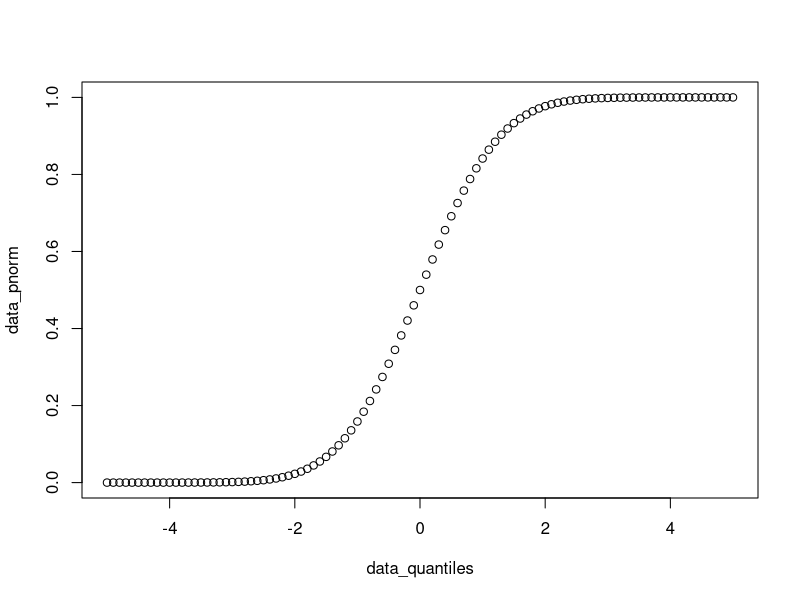
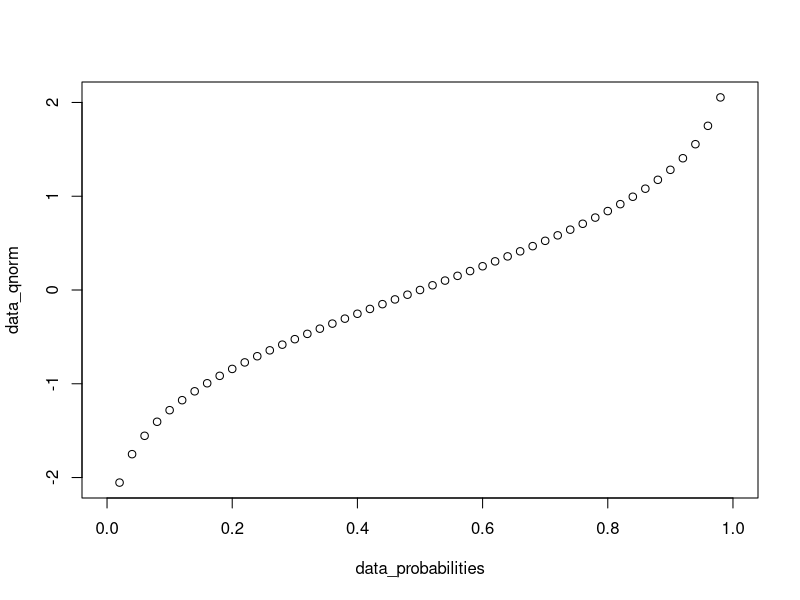
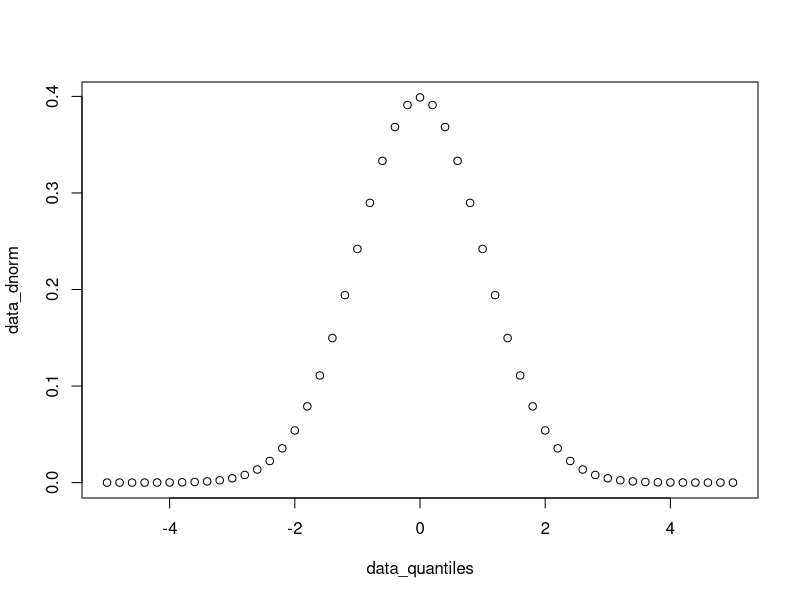
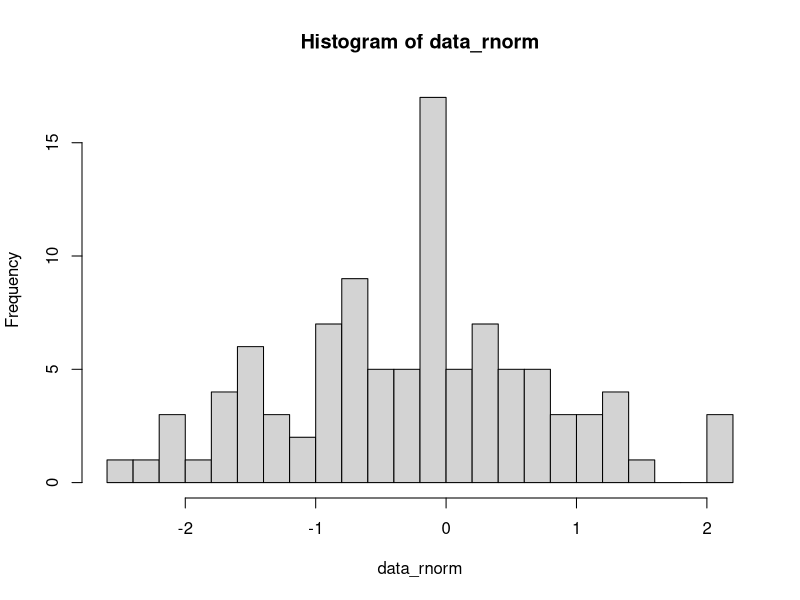
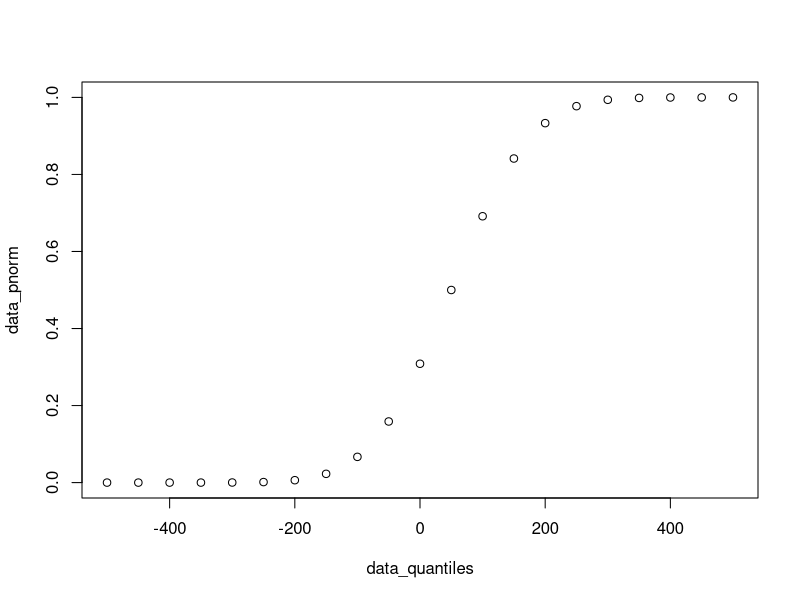
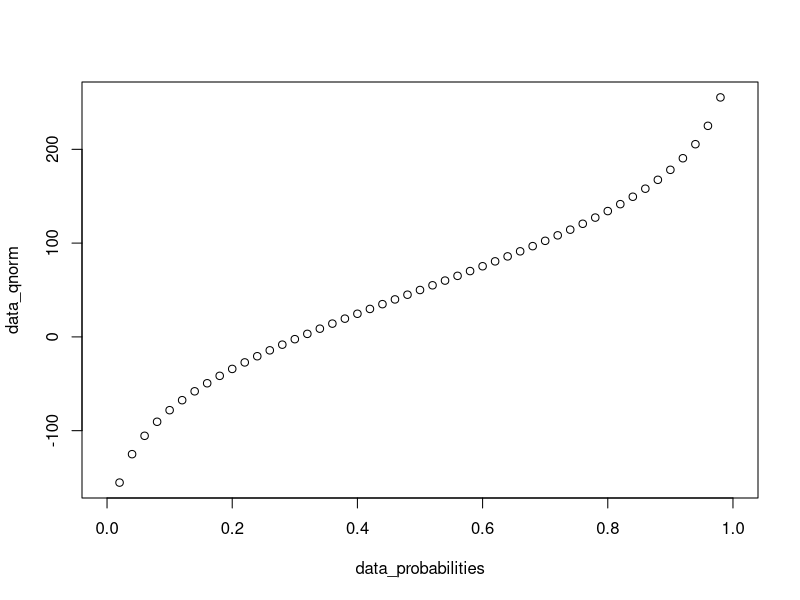
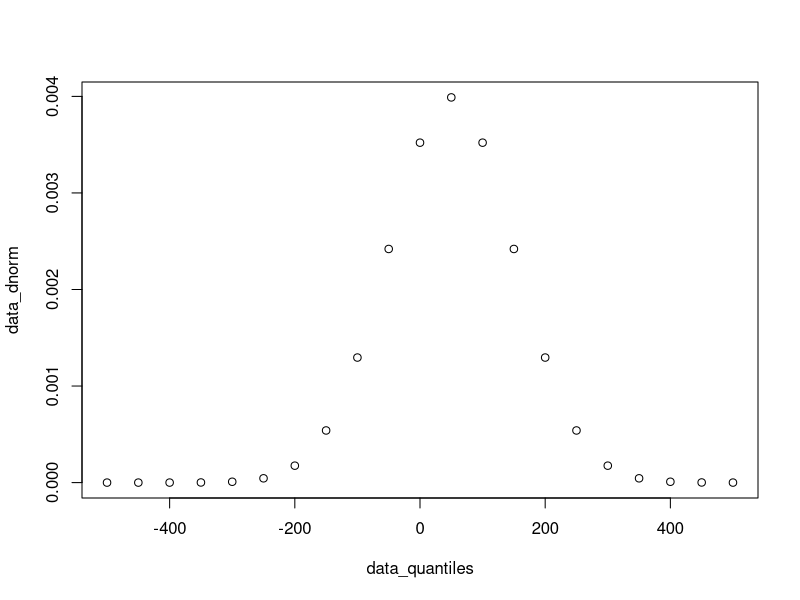
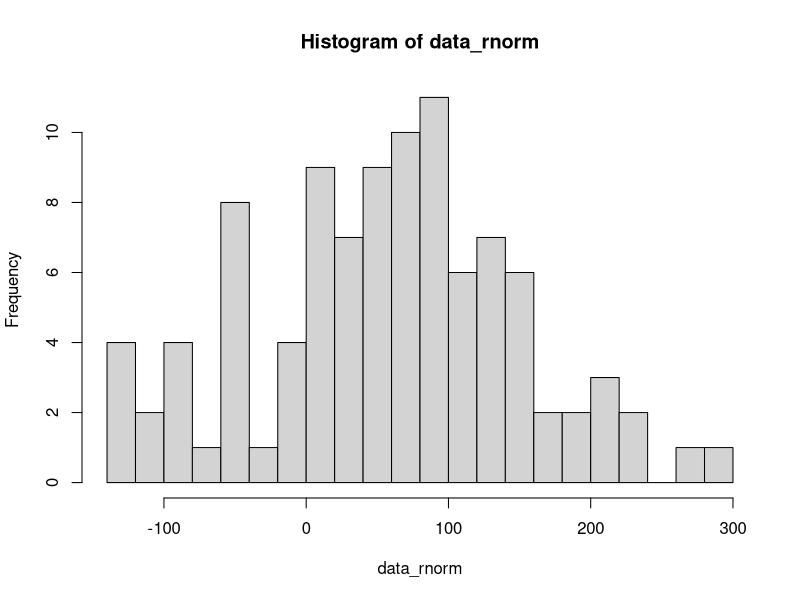

Write R code to recreate these figures, in order. (Note: this script raises an error after producing the figures.)
## ---- chunk 1
#| label: setup
#| include: false
knitr::opts_chunk$set(echo = TRUE)
## ---- chunk 2
data_quantiles <- seq(-5, 5, 0.1)
head(data_quantiles)
## ---- chunk 3
data_pnorm <- pnorm(q = data_quantiles) 
head(data_pnorm)
## ---- chunk 4
plot(data_quantiles, data_pnorm)
## ---- chunk 5
data_probabilities <- seq(from = 0, to = 1, by = 0.02)
head(data_probabilities)
## ---- chunk 6
data_qnorm <- qnorm(p = data_probabilities) 
head(data_qnorm)
## ---- chunk 7
plot(data_probabilities, data_qnorm)
## ---- chunk 8
data_quantiles <- seq(-5, 5, 0.2)
head(data_quantiles)
## ---- chunk 9
data_dnorm <- dnorm(x = data_quantiles) 
head(data_dnorm)
## ---- chunk 10
plot(data_quantiles, data_dnorm)
## ---- chunk 11
data_rnorm <- rnorm(n = 100)
head(data_rnorm)
## ---- chunk 12
hist(data_rnorm, breaks = 20)
## ---- chunk 13
data_quantiles <- seq(-500, 500, 50)
head(data_quantiles)
## ---- chunk 14
data_pnorm <- pnorm(q = data_quantiles, mean = 50, sd = 100)
head(data_pnorm)
## ---- chunk 15
plot(data_quantiles, data_pnorm)
## ---- chunk 16
data_probabilities <- seq(from = 0, to = 1, by = 0.02)
head(data_probabilities)
## ---- chunk 17
data_qnorm <- qnorm(p = data_probabilities, mean = 50, sd = 100) 
head(data_qnorm)
## ---- chunk 18
plot(data_probabilities, data_qnorm)
## ---- chunk 19
data_quantiles <- seq(-500, 500, 50)
head(data_quantiles)
## ---- chunk 20
data_dnorm <- dnorm(x = data_quantiles, mean = 50, sd = 100) 
head(data_dnorm)
## ---- chunk 21
plot(data_quantiles, data_dnorm)
## ---- chunk 22
data_rnorm <- rnorm(n = 100, mean = 50, sd = 100)
head(data_rnorm)
## ---- chunk 23
hist(data_rnorm, breaks = 20)
## ---- chunk 24
data_quantiles <- seq(0, 50, 1)
head(data_quantiles)
## ---- chunk 25
data_pbinom <- pbinom(q = data_quantiles, size = 50, prob = 0.1)
head(data_pbinom)
## ---- chunk 26
plot(data_quantiles, data_pbinom)
## ---- chunk 27
data_probabilities <- seq(from = 0, to = 1, by = 0.02)
head(data_probabilities)
## ---- chunk 28
data_qbinom <- qbinom(p = data_probabilities, size = 50, prob = 0.1)
head(data_qbinom)
## ---- chunk 29
plot(data_probabilities, data_qbinom)
## ---- chunk 30
data_quantiles <- seq(0, 50, 1)
head(data_quantiles)
## ---- chunk 31
data_dbinom <- dbinom(x = data_quantiles, size = 50, prob = 0.1)
head(data_dbinom)
## ---- chunk 32
plot(data_quantiles, data_dbinom)
## ---- chunk 33
data_rbinom <- rbinom(n = 100, size = 50, prob = 0.1)
head(data_rbinom)
## ---- chunk 34
hist(data_rbinom, breaks = 20)
## ---- chunk 35
data_rnorm <- rnorm(n = 1000, mean = 50, sd = 100)
quantile(data_rnorm, probs = seq(0, 1, 0.1))
## ---- chunk 36
plot(
  seq(0, 1, 0.1),
  quantile(data_rnorm, probs = seq(0, 1, 0.1))
)
## ---- chunk 37
set.seed(1)
x <- rnorm(n = 1000, mean = 0, sd = 1)
y <- rnorm(n = 2000, mean = 1, sd = 1)
## ---- chunk 38
#| fig-height: 7
par(mfrow = c(2, 1))
hist(x, breaks = 30)
hist(y, breaks = 30)
par(mfrow = c(1, 1 ))
## ---- chunk 39
t.test(x, y)
## ---- chunk 40
t.test(y, x)
## ---- chunk 41
set.seed(1)
n_sample <- 10
x <- runif(n = n_sample, min = 10, max = 20)
y <- x + 2 + rnorm(n = n_sample, mean = 0, sd = 1)
## ---- chunk 42
mean(y - x)
## ---- chunk 43
t.test(x, y, paired = TRUE)
## ---- chunk 44
set.seed(1)
x <- runif(n = 10, min = 1, max = 11)
y <- runif(n = 5, min = 3, max = 13)
## ---- chunk 45
wilcox.test(x, y)
## ---- chunk 46
wilcox.test(x, y, alternative = "less")
## ---- chunk 47
set.seed(1)
n_sample <- 1000
x1 <- rnorm(n = n_sample, mean = 10, sd = 2)
x2 <- x1 + 5 + rnorm(n = n_sample, mean = 0, sd = 1)
x3 <- x2 + 0 + rnorm(n = n_sample, mean = 0, sd = 0.5)
data_aov <- data.frame(
  value = c(x1, x2, x3),
  group = c(
    rep("x1", length(x1)),
    rep("x2", length(x2)),
    rep("x3", length(x3))
  )
)
head(data_aov)
## ---- chunk 48
aov_result <- aov(value ~ group, data_aov)
aov_result
## ---- chunk 49
summary(aov_result)
## ---- chunk 50
data_fisher <- matrix(
  data = c(12, 4, 3, 23),
  nrow = 2, ncol = 2,
  dimnames = list(
    c("DE", "Not DE"),
    c("In pathway", "Not in pathway")
  )
)
data_fisher
## ---- chunk 51
fisher.test(data_fisher)
## ---- chunk 52
data_p_values <- runif(1E3, min = 0, max = 1)
data_p_adjusted <- p.adjust(data_p_values, method = "BH")
head(sort(data_p_adjusted))
## ---- chunk 53
#| fig-height: 7
par(mfrow = c(2, 1))
hist(data_p_values, xlim = c(0, 1), breaks = seq(0, 1, 0.05))
hist(data_p_adjusted, xlim = c(0, 1), breaks = seq(0, 1, 0.05))
par(mfrow = c(1, 1))
## ---- chunk 54

## ---- chunk 55
iris_features <- 
head(iris_features)
## ---- chunk 56
pca_iris <- prcomp( )
pca_iris
## ---- chunk 57

## ---- chunk 58

## ---- chunk 59
plot( )
## ---- chunk 60
plot( )
## ---- chunk 61
explained_variance_ratio <- 
explained_variance_ratio
## ---- chunk 62
barplot( )
## ---- chunk 63
dist_iris <- dist( )
hclust_iris_ward <- hclust( )
hclust_iris_ward
## ---- chunk 64
plot( )
## ---- chunk 65
iris_hclust_ward_labels <- cutree( )
iris_hclust_ward_labels
## ---- chunk 66
# complete
hclust_iris_complete <- hclust( )
iris_hclust_complete_labels <- cutree( )
iris_hclust_complete_labels
## ---- chunk 67
# average
hclust_iris_average <- hclust( )
iris_hclust_average_labels <- cutree( )
iris_hclust_average_labels
## ---- chunk 68
# single
hclust_iris_single <- hclust( )
iris_hclust_single_labels <- cutree( )
iris_hclust_single_labels
## ---- chunk 69
#| fig-width: 7
#| fig-height: 7
par(mfrow = c(2, 2))
plot( )
plot( )
plot( )
plot( )
par(mfrow = c(1, 1))
